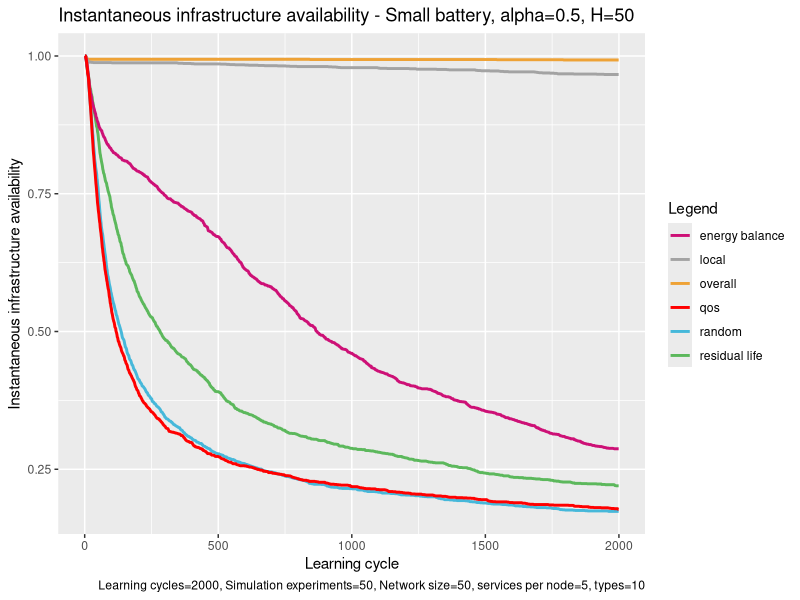

Recreate this plot in R.
# execute all lines: ctrl + shift + enter

library(ggplot2)

# set working directory here
setwd(dirname(rstudioapi::getSourceEditorContext()$path))

overall <- read.table("exp_assembly_overall_energy_template.txt", 
                      header = F,
                      sep = " ",
                      col.names= c("overallx", "overally")
)

random <- read.table("exp_assembly_random.txt", 
                     header = F,
                     sep = " ",
                     col.names= c("randomx", "randomy")
)

res <- read.table("exp_assembly_residual_life_template.txt", 
                  header = F,
                  sep = " ",
                  col.names= c("resx","resy")
)

local <- read.table("exp_assembly_local_energy_template.txt", 
                    header = F,
                    sep = " ",
                    col.names= c("locx","locy")
)

learning <- read.table("exp_assembly_energyAware.txt", 
                          header = F,
                          sep = " ",
                          col.names= c("enx","eny")
)

qos <- read.table("exp_assembly_QoS.txt", 
                       header = F,
                       sep = " ",
                       col.names= c("qosx","qosy")
)


overall_x <- overall$overallx
overall_y <- overall$overally

random_y <- random$randomy
res_y <- res$resy
local_y <- local$locy
energyAware_y <- learning$eny
qos_y <- qos$qosy

head(overall)

colors <- c("overall" = "#EEA236", "residual life" = "#5CB85C", "random" = "#46B8DA", "local"="gray64", "energy balance"="deeppink3", "qos"="#FF0000")

ggplot(data=local, aes(x=overall_x, col = group)) + 
  
  geom_line(aes(y = overall_y, color = "overall"), size = 1) +
  geom_line(aes(y = res_y, color = "residual life"), size = 1) +
  geom_line(aes(y = random_y, color = "random"), size = 1) +
  geom_line(aes(y = local_y, color = "local"), size = 1) +
  geom_line(aes(y = energyAware_y, color = "energy balance"), size = 1) +
  geom_line(aes(y = qos_y, color = "qos"), size = 1) +
  
  labs(x = "Learning cycle",
       y = "Instantaneous infrastructure availability",
       color = "Legend",
       title = "Instantaneous infrastructure availability - Small battery, alpha=0.5, H=50", 
       caption = "Learning cycles=2000, Simulation experiments=50, Network size=50, services per node=5, types=10") +
  
  scale_color_manual(values = colors)
